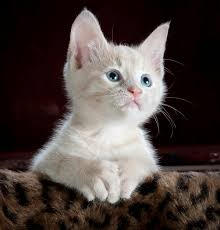
#> input picture LQ1-2230002008/cat.jpeg, 220 x 230 px
$ jupyter execute LQ1_v2-2230002008.ipynb
#> lines starting #> are read from the running program, lines starting #| are printed output that depends on the picture
[cell 1]
#Add or remove libraries as needed
import cv2
import numpy as np
import matplotlib.pyplot as plt
import matplotlib.cm as cm

### Task#1: Load/read cat.jpeg as a grayscale image [1 mark]

[cell 2]
# loading the image as gray
img = cv2.imread('cat.jpeg', cv2.IMREAD_GRAYSCALE)
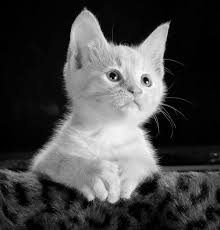
#> img: shape (230, 220); min 0, max 255, mean 69.7
#showing the image
plt.imshow(img, cmap=cm.gray)
plt.title('orignal image')
plt.axis('off')
plt.show()

### Task#2: Apply thresholding (thresh=100) to the image and display the results [1.5 mark]
#### Note: use cmap = 'gray' to properly display the thresholded image

[cell 3]
# applaying the thresholding to the image and make it = 100
img_thres = cv2.threshold(img, 100, 255, cv2.THRESH_BINARY)
#showing the image side by side with the original image
plt.subplot(1, 2, 1)
plt.imshow(img, cmap=cm.gray)
plt.title('orignal image')
plt.axis('off')

plt.subplot(1, 2, 2)
plt.imshow(img_thres[1], cmap=cm.gray)
plt.title('thresholed image')
plt.axis('off')
plt.show()
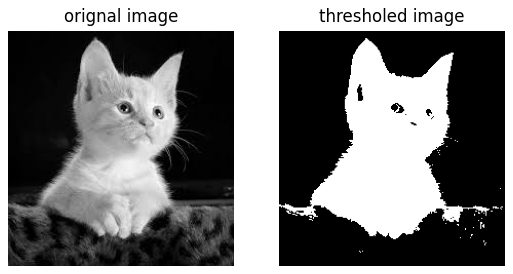
#> figure drawn by matplotlib, 2 panels

### Task#3: Load/read the camera man, blur it using a 9x9 gaussian filter (sigma=5), and display the results.   [2.5 marks]

[cell 4]
# load the image
img = cv2.imread('cameraman.tif')
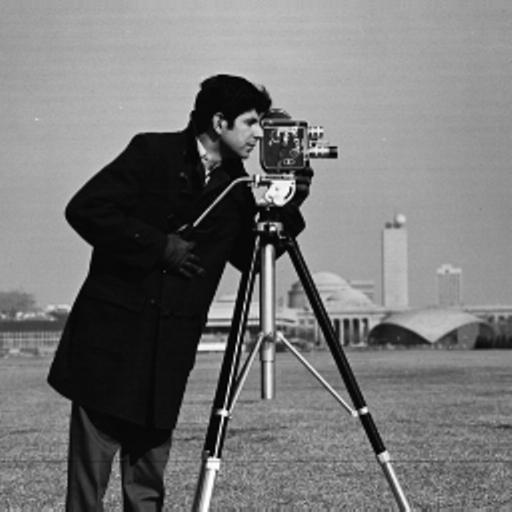
#> input picture LQ1-2230002008/cameraman.tif, 512 x 512 px
#> img is the input picture: shape (512, 512, 3); min 0, max 255, mean 118.3
# apply blur to the image with sigma 5
img_blur = cv2.GaussianBlur(img, (9, 9), 5)
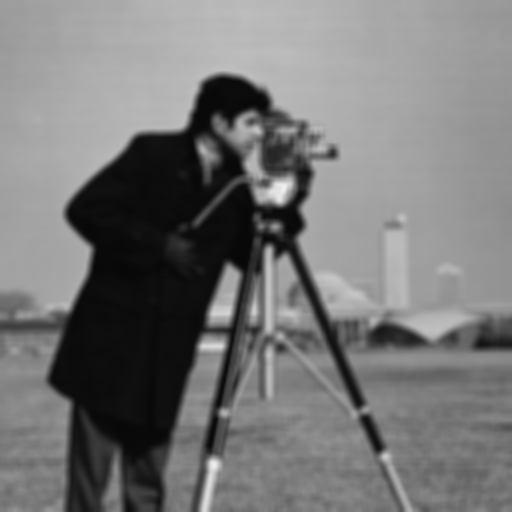
#> img_blur: shape (512, 512, 3); min 7, max 239, mean 118.3
# showing the image side by side with the original image

plt.subplot(1, 2, 1)
plt.imshow(img, cmap='gray')
plt.title('orignal image')
plt.axis('off')

plt.subplot(1, 2, 2)
plt.imshow(img_blur, cmap='gray')
plt.title('blurr image')
plt.axis('off')
plt.show()
